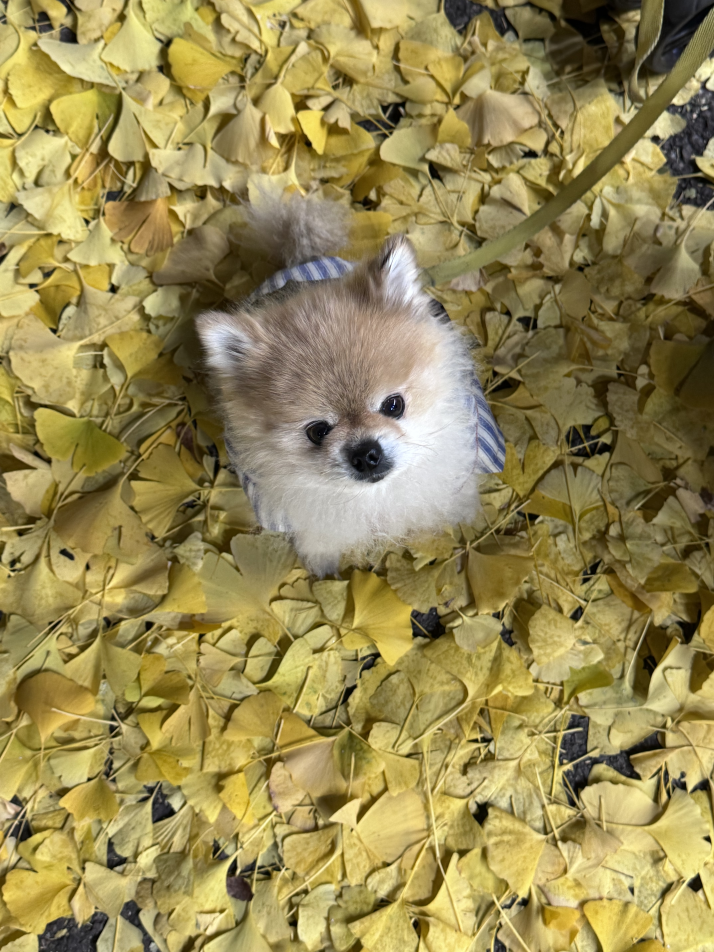
#> input picture OpenCV/images/huchu.jpg, 4284 x 5712 px, found by its file name (shown at 1/6 size)
$ python 09_img_crop.py
#> lines starting #> are read from the running program, lines starting #| are printed output that depends on the picture
# [13 lines of commented-out code are left out]

import cv2
import os

# 이미지 읽기
path = os.path.join("OpenCV", "images", "huchu.jpg")
img = cv2.imread(path)
#> img is the input picture: shape (5712, 4284, 3); mean B, G, R 84, 137.2, 151.4

# ✅ None 체크 (핵심)
if img is None:
    print('파일을 찾을 수 없습니다.')
    exit()

# 원본 크기
h, w = img.shape[:2]
#> h = 5712; w = 4284

# 1. 1/2 축소
small_img = cv2.resize(img, (w//2, h//2))

# 2. 좌우 반전
flipped_img = cv2.flip(small_img, 1)
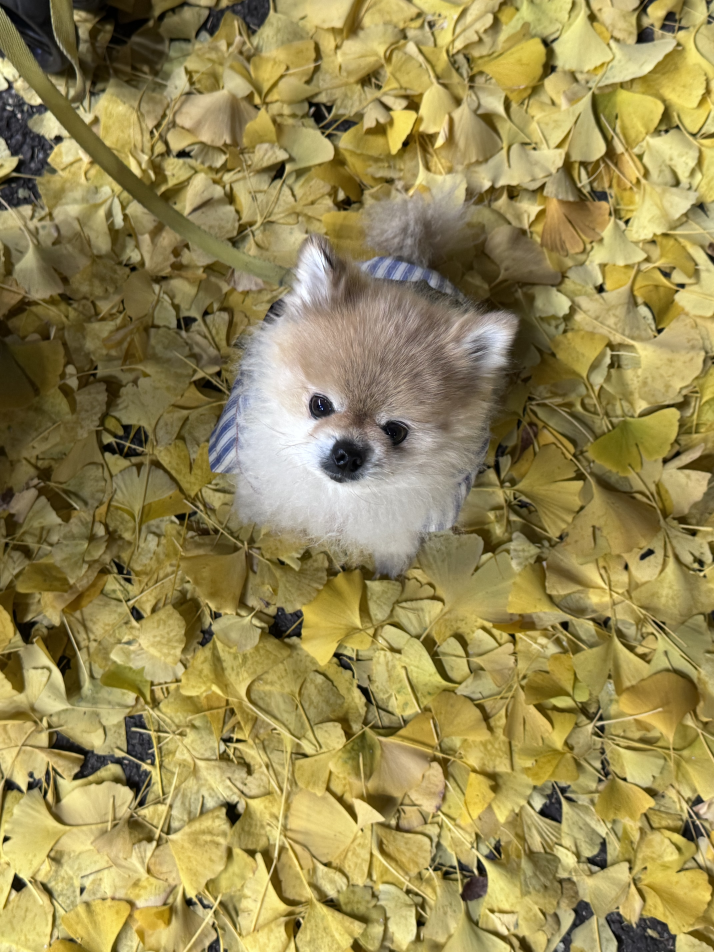
#> flipped_img: shape (2856, 2142, 3) (shown at 1/3 size); mean B, G, R 84.1, 137.3, 151.5

# 3. 우하단 배치
result = img.copy()
sh, sw, _ = flipped_img.shape
#> sh = 2856; sw = 2142

# 시작점으로부터 이미지 높이만큼만 영역 지정
result[h//2 : h //2 + sh, w//2 : w//2 + sw] = flipped_img
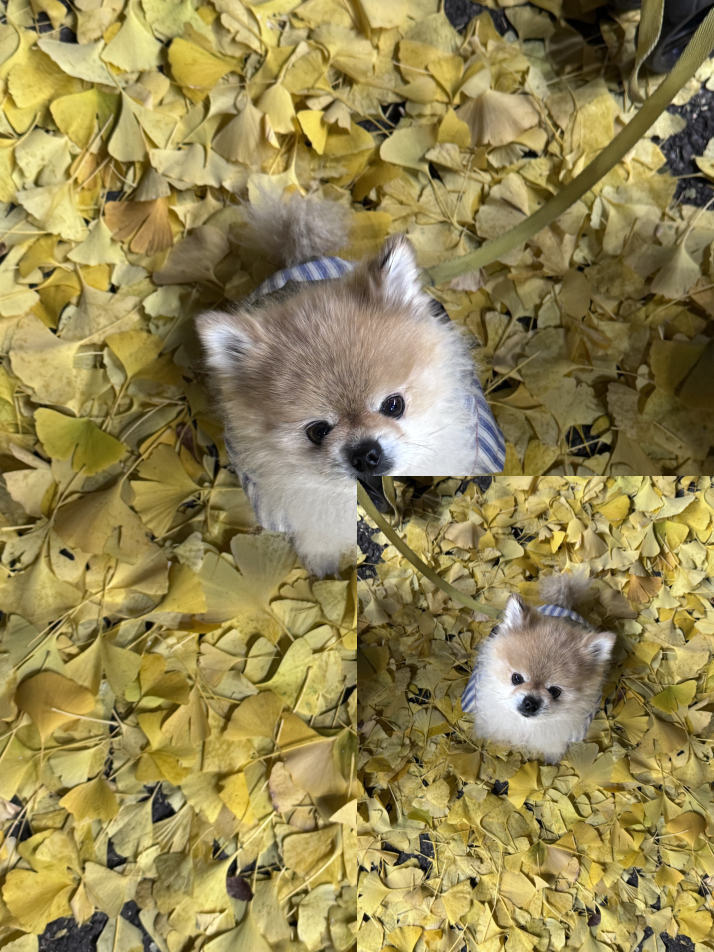
#> result: shape (5712, 4284, 3) (shown at 1/6 size); mean B, G, R 83.5, 134.6, 148.5

# 결과 출력
cv2.imshow("Result", result)
cv2.waitKey(0)
cv2.destroyAllWindows()

$ run again, with OpenCV/images/dessert.jpg copied over OpenCV/images/huchu.jpg
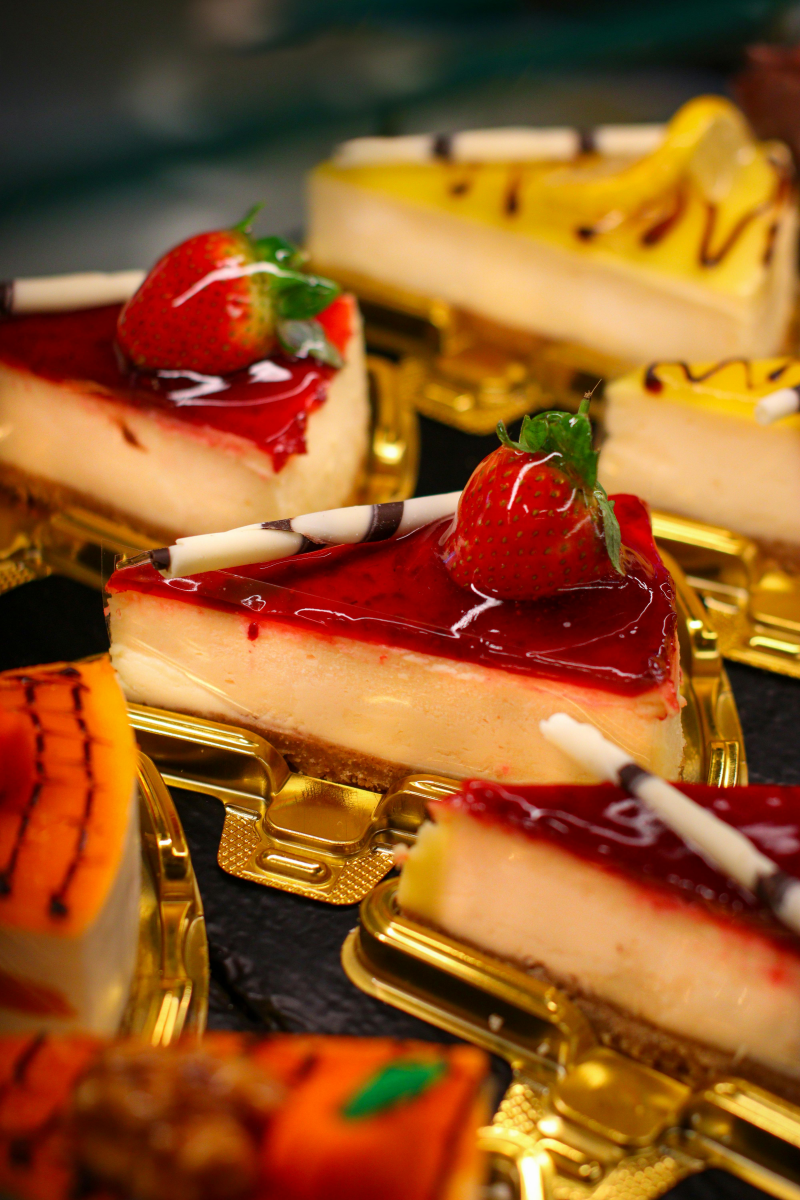
#> input picture OpenCV/images/dessert.jpg, 4000 x 6000 px, found by its file name (shown at 1/5 size)
#> img is the input picture: shape (6000, 4000, 3); mean B, G, R 38.8, 88.4, 147.8
#> `flipped_img = cv2.flip(small_img, 1)`:
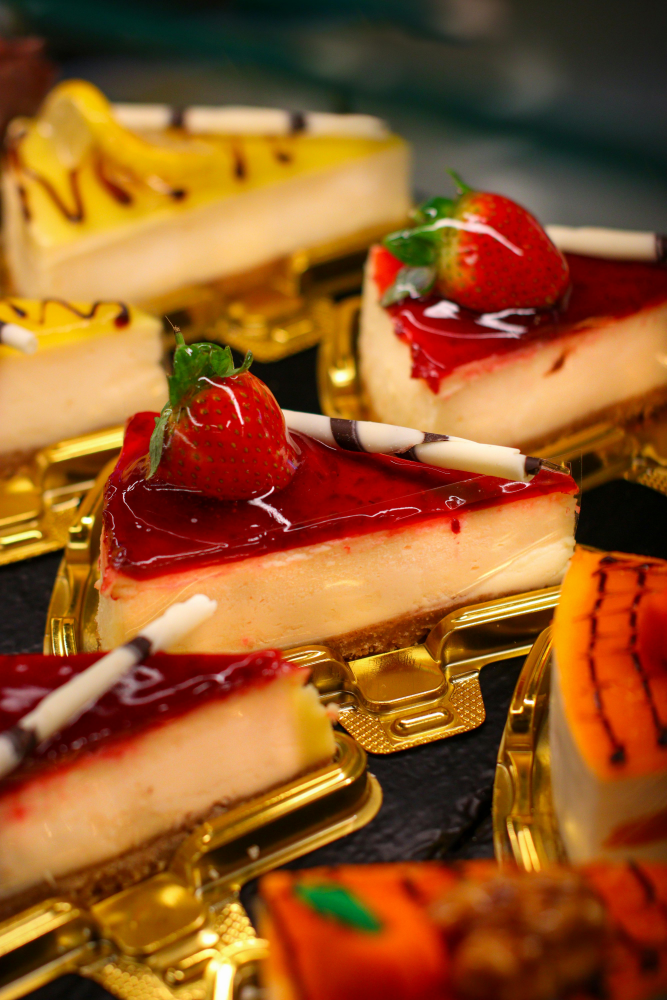
#> flipped_img: shape (3000, 2000, 3) (shown at 1/3 size); mean B, G, R 38.9, 88.5, 147.9
#> `result[h//2 : h //2 + sh, w//2 : w//2 + sw] = flipped_img`:
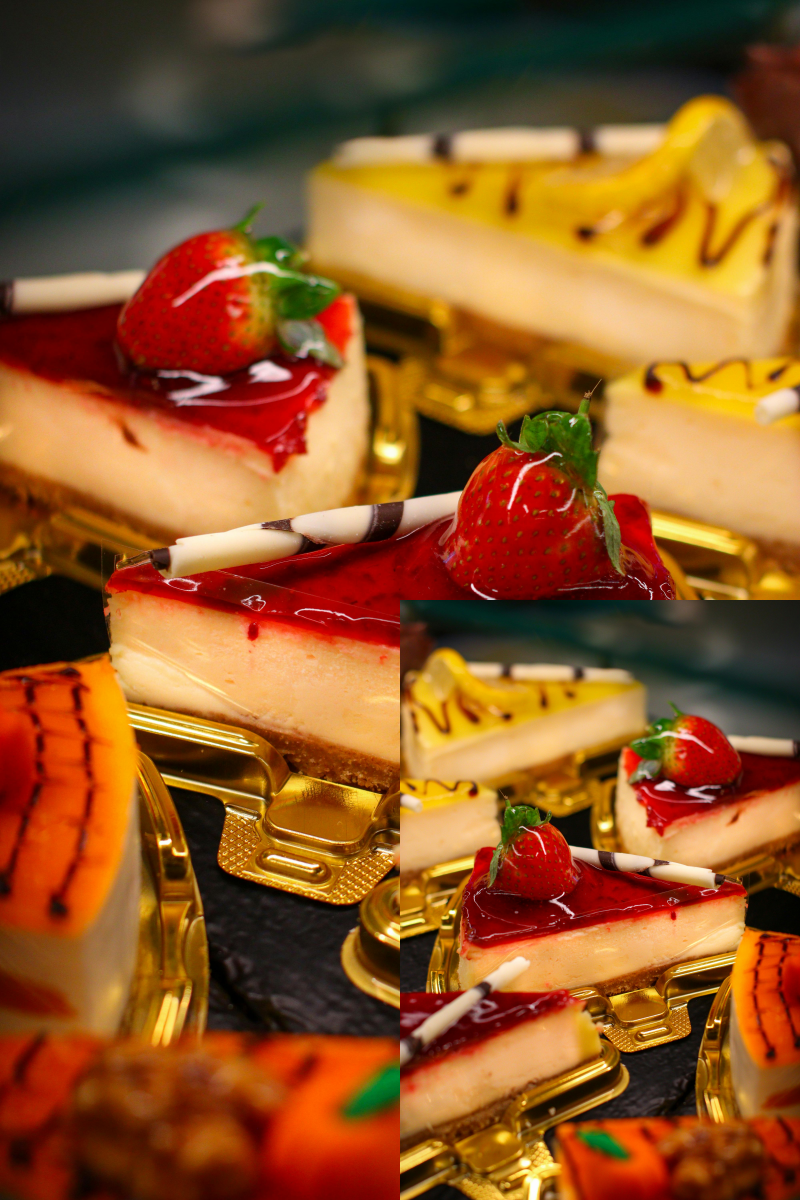
#> result: shape (6000, 4000, 3) (shown at 1/5 size); mean B, G, R 38.4, 86.8, 143.8

$ run again, with OpenCV/images/rgb.png saved as OpenCV/images/huchu.jpg
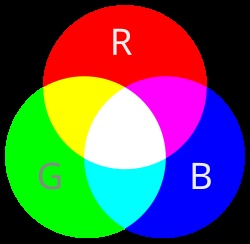
#> input picture OpenCV/images/rgb.png, 250 x 244 px, found by its file name
#> img is the input picture: shape (244, 250, 3); mean B, G, R 87.3, 87.5, 90
#> `flipped_img = cv2.flip(small_img, 1)`:
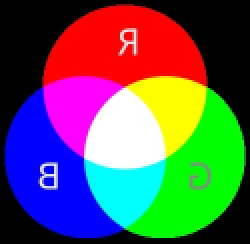
#> flipped_img: shape (122, 125, 3) (shown 2 times larger); mean B, G, R 87.4, 87.6, 90
#> `result[h//2 : h //2 + sh, w//2 : w//2 + sw] = flipped_img`:
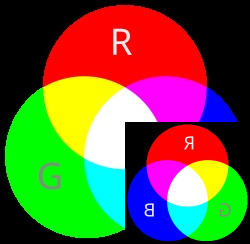
#> result: shape (244, 250, 3); mean B, G, R 58.1, 94.1, 100.9
